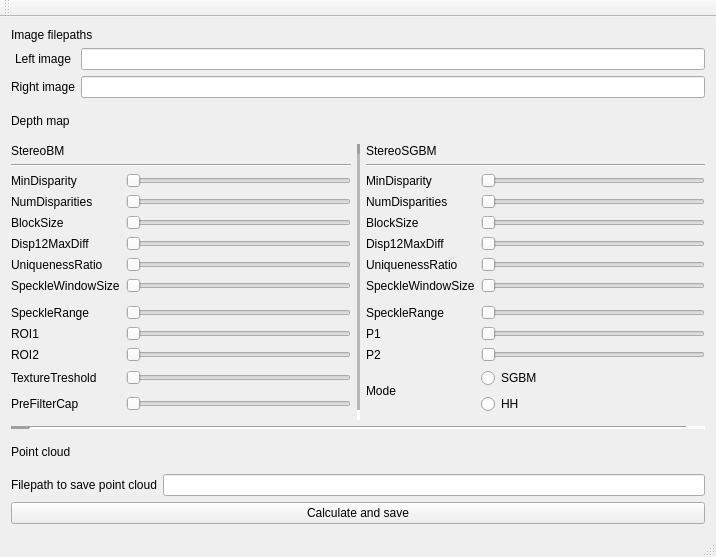
<?xml version="1.0" encoding="UTF-8"?>
<ui version="4.0">
 <class>MainWindowClass</class>
 <widget class="QMainWindow" name="MainWindowClass">
  <property name="geometry">
   <rect>
    <x>0</x>
    <y>0</y>
    <width>716</width>
    <height>557</height>
   </rect>
  </property>
  <property name="windowTitle">
   <string>MainWindow</string>
  </property>
  <widget class="QWidget" name="centralWidget">
   <layout class="QGridLayout" name="gridLayout_2">
    <item row="2" column="1">
     <widget class="QLabel" name="label_5">
      <property name="text">
       <string>Depth map</string>
      </property>
     </widget>
    </item>
    <item row="6" column="1">
     <widget class="QLabel" name="label_4">
      <property name="text">
       <string>Point cloud</string>
      </property>
     </widget>
    </item>
    <item row="1" column="1">
     <layout class="QGridLayout" name="gridLayout_4">
      <item row="1" column="0">
       <widget class="QLabel" name="label_2">
        <property name="text">
         <string>Left image</string>
        </property>
        <property name="alignment">
         <set>Qt::AlignCenter</set>
        </property>
       </widget>
      </item>
      <item row="0" column="0" colspan="2">
       <widget class="QLabel" name="label_3">
        <property name="text">
         <string>Image filepaths</string>
        </property>
       </widget>
      </item>
      <item row="2" column="1">
       <widget class="QLineEdit" name="right_image_filepath"/>
      </item>
      <item row="2" column="0">
       <widget class="QLabel" name="label">
        <property name="text">
         <string>Right image</string>
        </property>
        <property name="alignment">
         <set>Qt::AlignCenter</set>
        </property>
       </widget>
      </item>
      <item row="1" column="1">
       <widget class="QLineEdit" name="left_image_filepath"/>
      </item>
     </layout>
    </item>
    <item row="5" column="1">
     <widget class="Line" name="line">
      <property name="frameShadow">
       <enum>QFrame::Sunken</enum>
      </property>
      <property name="lineWidth">
       <number>20</number>
      </property>
      <property name="orientation">
       <enum>Qt::Horizontal</enum>
      </property>
     </widget>
    </item>
    <item row="7" column="1">
     <layout class="QGridLayout" name="gridLayout_3">
      <item row="0" column="1">
       <widget class="QLineEdit" name="point_clout_path"/>
      </item>
      <item row="0" column="0">
       <widget class="QLabel" name="label_6">
        <property name="text">
         <string>Filepath to save point cloud</string>
        </property>
       </widget>
      </item>
      <item row="1" column="0" colspan="2">
       <widget class="QPushButton" name="point_cloud_calculate">
        <property name="text">
         <string>Calculate and save</string>
        </property>
       </widget>
      </item>
     </layout>
    </item>
    <item row="4" column="1">
     <layout class="QGridLayout" name="gridLayout">
      <item row="9" column="4">
       <widget class="QSlider" name="sgbm_disp_12_max_diff">
        <property name="orientation">
         <enum>Qt::Horizontal</enum>
        </property>
       </widget>
      </item>
      <item row="17" column="1">
       <widget class="QSlider" name="bm_pre_filter_cap">
        <property name="orientation">
         <enum>Qt::Horizontal</enum>
        </property>
       </widget>
      </item>
      <item row="8" column="3">
       <widget class="QLabel" name="label_41">
        <property name="text">
         <string>BlockSize</string>
        </property>
       </widget>
      </item>
      <item row="13" column="3">
       <widget class="QLabel" name="label_44">
        <property name="text">
         <string>SpeckleRange</string>
        </property>
       </widget>
      </item>
      <item row="16" column="3" rowspan="2">
       <widget class="QLabel" name="label_37">
        <property name="text">
         <string>Mode</string>
        </property>
       </widget>
      </item>
      <item row="14" column="3">
       <widget class="QLabel" name="label_16">
        <property name="text">
         <string>P1</string>
        </property>
       </widget>
      </item>
      <item row="15" column="3">
       <widget class="QLabel" name="label_17">
        <property name="text">
         <string>P2</string>
        </property>
       </widget>
      </item>
      <item row="17" column="0">
       <widget class="QLabel" name="label_21">
        <property name="text">
         <string>PreFilterCap</string>
        </property>
       </widget>
      </item>
      <item row="16" column="0">
       <widget class="QLabel" name="label_20">
        <property name="text">
         <string>TextureTreshold</string>
        </property>
       </widget>
      </item>
      <item row="5" column="0" colspan="2">
       <widget class="Line" name="line_3">
        <property name="orientation">
         <enum>Qt::Horizontal</enum>
        </property>
       </widget>
      </item>
      <item row="5" column="3" colspan="2">
       <widget class="Line" name="line_4">
        <property name="orientation">
         <enum>Qt::Horizontal</enum>
        </property>
       </widget>
      </item>
      <item row="15" column="0">
       <widget class="QLabel" name="label_15">
        <property name="text">
         <string>ROI2</string>
        </property>
       </widget>
      </item>
      <item row="14" column="0">
       <widget class="QLabel" name="label_14">
        <property name="text">
         <string>ROI1</string>
        </property>
       </widget>
      </item>
      <item row="16" column="4">
       <widget class="QRadioButton" name="mode_sgbm">
        <property name="text">
         <string>SGBM</string>
        </property>
       </widget>
      </item>
      <item row="17" column="4">
       <widget class="QRadioButton" name="mode_hh">
        <property name="text">
         <string>HH</string>
        </property>
       </widget>
      </item>
      <item row="6" column="4">
       <widget class="QSlider" name="sgbm_min_disparity">
        <property name="orientation">
         <enum>Qt::Horizontal</enum>
        </property>
       </widget>
      </item>
      <item row="8" column="0">
       <widget class="QLabel" name="label_9">
        <property name="text">
         <string>BlockSize</string>
        </property>
       </widget>
      </item>
      <item row="8" column="1">
       <widget class="QSlider" name="bm_block_size">
        <property name="orientation">
         <enum>Qt::Horizontal</enum>
        </property>
       </widget>
      </item>
      <item row="4" column="0" colspan="2">
       <widget class="QLabel" name="label_18">
        <property name="text">
         <string>StereoBM</string>
        </property>
       </widget>
      </item>
      <item row="4" column="3" colspan="2">
       <widget class="QLabel" name="label_19">
        <property name="text">
         <string>StereoSGBM</string>
        </property>
       </widget>
      </item>
      <item row="10" column="1">
       <widget class="QSlider" name="bm_uniqueness_ratio">
        <property name="orientation">
         <enum>Qt::Horizontal</enum>
        </property>
       </widget>
      </item>
      <item row="9" column="1">
       <widget class="QSlider" name="bm_disp_12_max_diff">
        <property name="orientation">
         <enum>Qt::Horizontal</enum>
        </property>
       </widget>
      </item>
      <item row="11" column="1">
       <widget class="QSlider" name="bm_speckle_window_size">
        <property name="orientation">
         <enum>Qt::Horizontal</enum>
        </property>
       </widget>
      </item>
      <item row="13" column="1">
       <widget class="QSlider" name="bm_speckle_range">
        <property name="orientation">
         <enum>Qt::Horizontal</enum>
        </property>
       </widget>
      </item>
      <item row="14" column="1">
       <widget class="QSlider" name="bm_roi1">
        <property name="orientation">
         <enum>Qt::Horizontal</enum>
        </property>
       </widget>
      </item>
      <item row="15" column="1">
       <widget class="QSlider" name="bm_roi2">
        <property name="orientation">
         <enum>Qt::Horizontal</enum>
        </property>
       </widget>
      </item>
      <item row="16" column="1">
       <widget class="QSlider" name="bm_texture_teshold">
        <property name="orientation">
         <enum>Qt::Horizontal</enum>
        </property>
       </widget>
      </item>
      <item row="6" column="0">
       <widget class="QLabel" name="label_7">
        <property name="text">
         <string>MinDisparity</string>
        </property>
       </widget>
      </item>
      <item row="7" column="0">
       <widget class="QLabel" name="label_8">
        <property name="text">
         <string>NumDisparities</string>
        </property>
       </widget>
      </item>
      <item row="9" column="0">
       <widget class="QLabel" name="label_10">
        <property name="text">
         <string>Disp12MaxDiff</string>
        </property>
       </widget>
      </item>
      <item row="10" column="0">
       <widget class="QLabel" name="label_11">
        <property name="text">
         <string>UniquenessRatio</string>
        </property>
       </widget>
      </item>
      <item row="11" column="0">
       <widget class="QLabel" name="label_12">
        <property name="text">
         <string>SpeckleWindowSize</string>
        </property>
       </widget>
      </item>
      <item row="13" column="0">
       <widget class="QLabel" name="label_13">
        <property name="text">
         <string>SpeckleRange</string>
        </property>
       </widget>
      </item>
      <item row="7" column="1">
       <widget class="QSlider" name="bm_num_disparities">
        <property name="orientation">
         <enum>Qt::Horizontal</enum>
        </property>
       </widget>
      </item>
      <item row="14" column="4">
       <widget class="QSlider" name="sgbm_p1">
        <property name="orientation">
         <enum>Qt::Horizontal</enum>
        </property>
       </widget>
      </item>
      <item row="7" column="4">
       <widget class="QSlider" name="sgbm_num_disparities">
        <property name="orientation">
         <enum>Qt::Horizontal</enum>
        </property>
       </widget>
      </item>
      <item row="6" column="1">
       <widget class="QSlider" name="bm_min_disparity">
        <property name="orientation">
         <enum>Qt::Horizontal</enum>
        </property>
       </widget>
      </item>
      <item row="11" column="4">
       <widget class="QSlider" name="sgbm_speckle_window_size">
        <property name="orientation">
         <enum>Qt::Horizontal</enum>
        </property>
       </widget>
      </item>
      <item row="10" column="4">
       <widget class="QSlider" name="sgbm_uniqueness_ratio">
        <property name="orientation">
         <enum>Qt::Horizontal</enum>
        </property>
       </widget>
      </item>
      <item row="8" column="4">
       <widget class="QSlider" name="sgbm_block_size">
        <property name="orientation">
         <enum>Qt::Horizontal</enum>
        </property>
       </widget>
      </item>
      <item row="13" column="4">
       <widget class="QSlider" name="sgbm_speckle_range">
        <property name="orientation">
         <enum>Qt::Horizontal</enum>
        </property>
       </widget>
      </item>
      <item row="11" column="3">
       <widget class="QLabel" name="label_38">
        <property name="text">
         <string>SpeckleWindowSize</string>
        </property>
       </widget>
      </item>
      <item row="4" column="2" rowspan="15">
       <widget class="Line" name="line_2">
        <property name="frameShadow">
         <enum>QFrame::Sunken</enum>
        </property>
        <property name="lineWidth">
         <number>10</number>
        </property>
        <property name="midLineWidth">
         <number>40</number>
        </property>
        <property name="orientation">
         <enum>Qt::Vertical</enum>
        </property>
       </widget>
      </item>
      <item row="7" column="3">
       <widget class="QLabel" name="label_42">
        <property name="text">
         <string>NumDisparities</string>
        </property>
       </widget>
      </item>
      <item row="10" column="3">
       <widget class="QLabel" name="label_39">
        <property name="text">
         <string>UniquenessRatio</string>
        </property>
       </widget>
      </item>
      <item row="9" column="3">
       <widget class="QLabel" name="label_40">
        <property name="text">
         <string>Disp12MaxDiff</string>
        </property>
       </widget>
      </item>
      <item row="6" column="3">
       <widget class="QLabel" name="label_43">
        <property name="text">
         <string>MinDisparity</string>
        </property>
       </widget>
      </item>
      <item row="15" column="4">
       <widget class="QSlider" name="sgbm_p2">
        <property name="orientation">
         <enum>Qt::Horizontal</enum>
        </property>
       </widget>
      </item>
     </layout>
    </item>
   </layout>
  </widget>
  <widget class="QMenuBar" name="menuBar">
   <property name="geometry">
    <rect>
     <x>0</x>
     <y>0</y>
     <width>716</width>
     <height>21</height>
    </rect>
   </property>
  </widget>
  <widget class="QToolBar" name="mainToolBar">
   <attribute name="toolBarArea">
    <enum>TopToolBarArea</enum>
   </attribute>
   <attribute name="toolBarBreak">
    <bool>false</bool>
   </attribute>
  </widget>
  <widget class="QStatusBar" name="statusBar"/>
 </widget>
 <layoutdefault spacing="6" margin="11"/>
 <resources>
  <include location="mainwindow.qrc"/>
 </resources>
 <connections/>
</ui>
